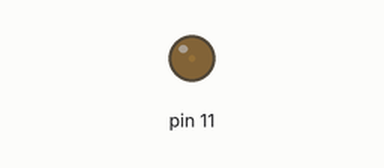
Simulated run of this sketch. Board: Arduino Uno, built with avr-gcc and run on an emulated ATmega328P. Parts: output pins drawn as LEDs (lit = HIGH).

Above: at 0.05 s.
At 1.15 s:
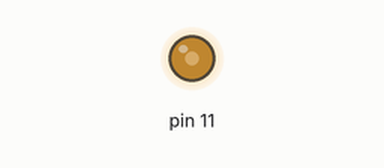
At 2.3 s:
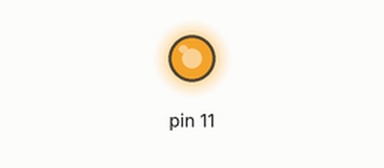
At 4.55 s:
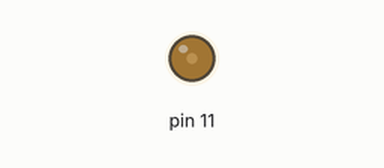
Timing chart, 0 to 6.6 s (numbered marks = the images above):
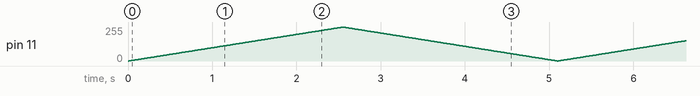

The sketch:

analog_test1.ino
```cpp
void setup() {
  // put your setup code here, to run once:
  pinMode(11, OUTPUT);
}

void loop() {
  // put your main code here, to run repeatedly:
  for(int i=0;i<255;i++)
  {
    analogWrite(11,i);
    delay(10);
  }
  for(int i=254;i>0;i--)
  {
    analogWrite(11,i);
    delay(10);
  }
}
```
